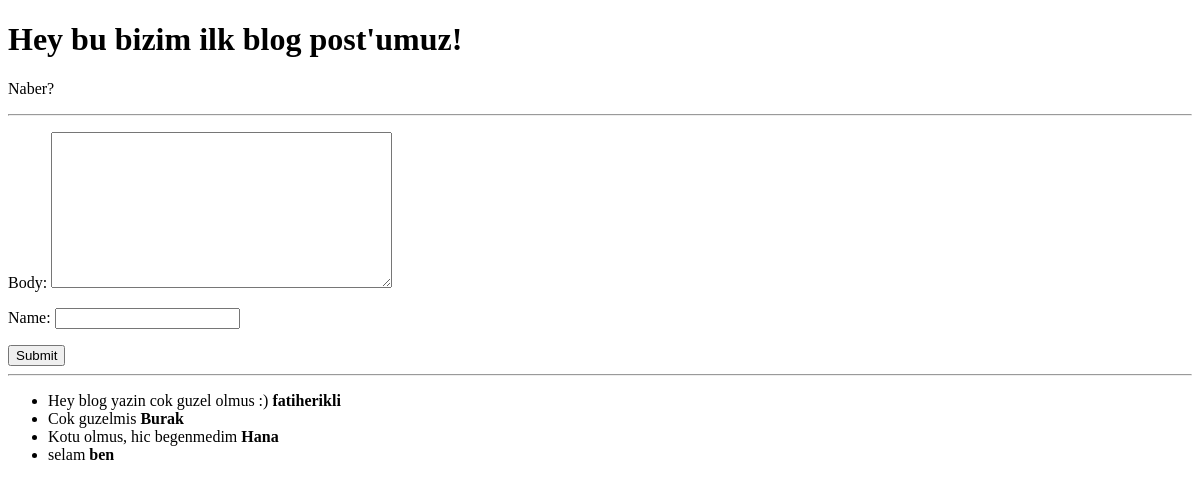
Page /posts/1/ on the earlier database version.
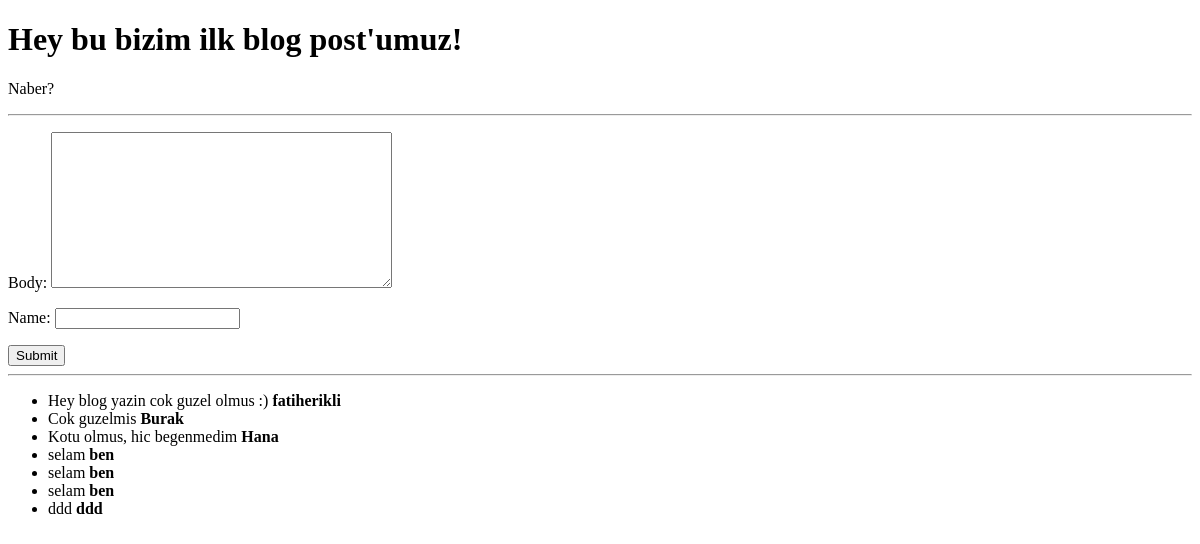
Same page on the later database version.
### blog/models.py (models this page shows, shortened)
class Comment(models.Model):
    body = models.TextField()
    name = models.CharField(max_length=255)
    date_creation = models.DateTimeField(auto_now_add=True)
    post = models.ForeignKey(Post, related_name="comments")

### blog/views.py (the view)
# urls.py: url(r'^posts/(?P<id>[0-9]+)/$', post_detail, name="post_detail"),
def post_detail(request, id):
	post = get_object_or_404(Post, id=id)
	comments = post.comments.all()
	form = CommentForm()
	if request.method == 'POST':
		form = CommentForm(request.POST)
		if form.is_valid():
			form.instance.post_id = id
			form.save()
			return redirect('/posts/%s' %id)
	return render(request, 'detail.html', {
		'post': post,
		'comments': comments,
		'form': form,
	})

### blog/forms.py
class CommentForm(ModelForm):
	class Meta:
		model = Comment
		fields = ('body', 'name')

### blog/templates/detail.html (shortened to what this page needs)
<!DOCTYPE html>
<html>
<head>
</head>
<body>
<h1>{{ post.title }}</h1>
<p>{{ post.body }}</p>
<hr />
	<form action="" method="post">
		{{ form.as_p }}
		<input type="submit" value="Submit" />
	</form>
<hr/>
<ul>
	{% for comment in comments %}
	<li>{{comment.body}} <b>{{comment.name}}</b></li>
	{% endfor %}
</ul>
</body>
</html>

Differences in the rows shown:
added Comment: body "selam", name "ben"
added Comment: body "selam", name "ben"
added Comment: body "ddd", name "ddd"
